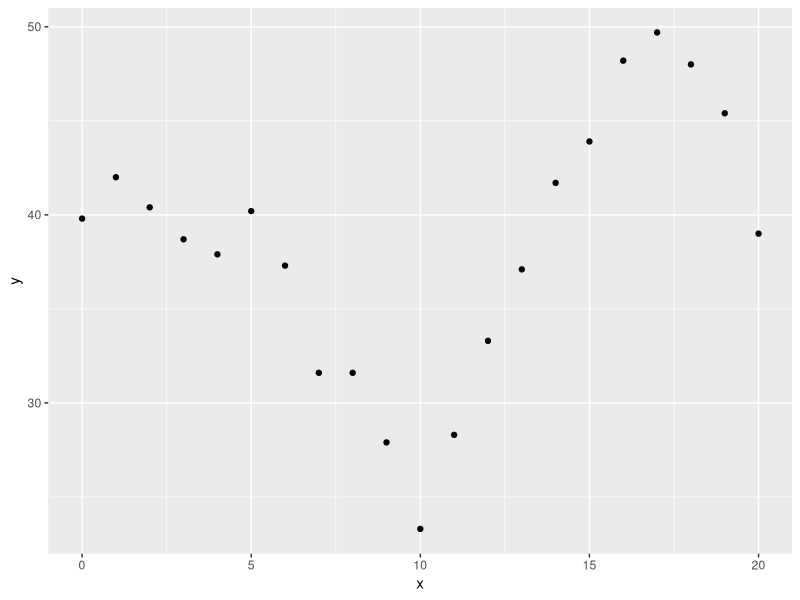
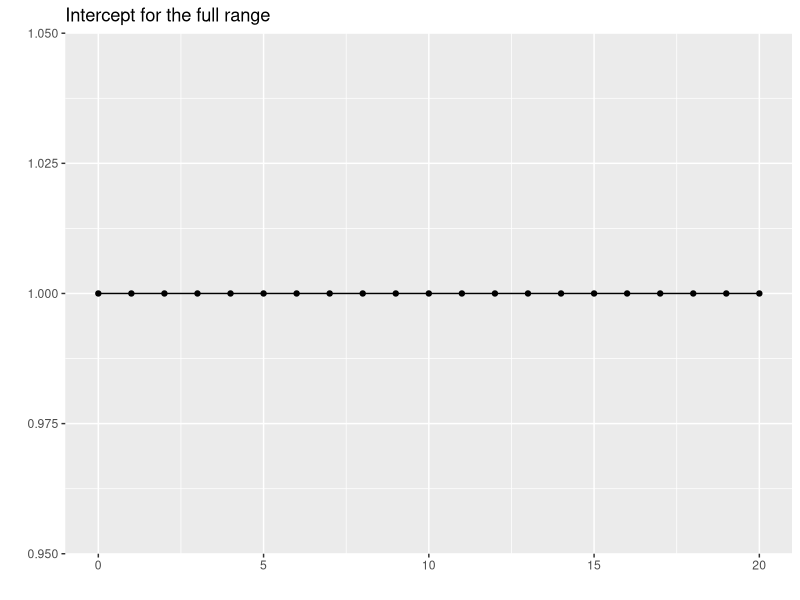
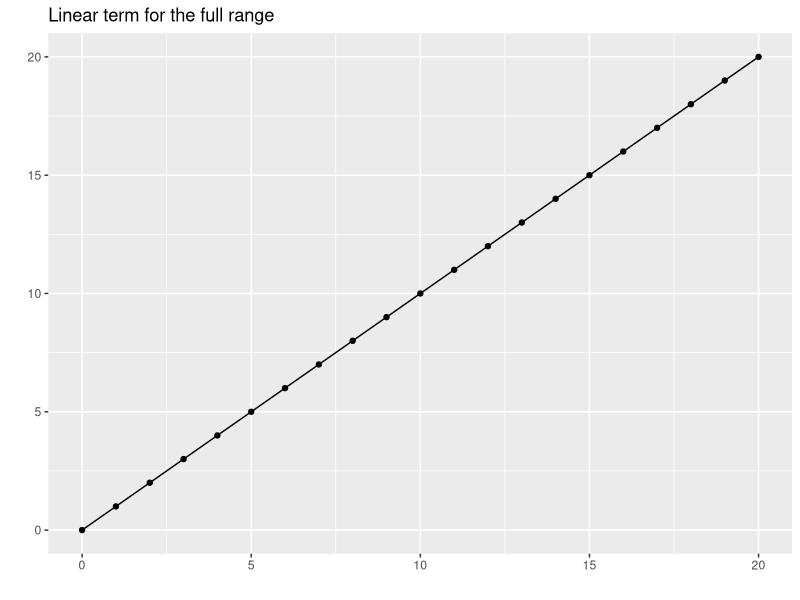
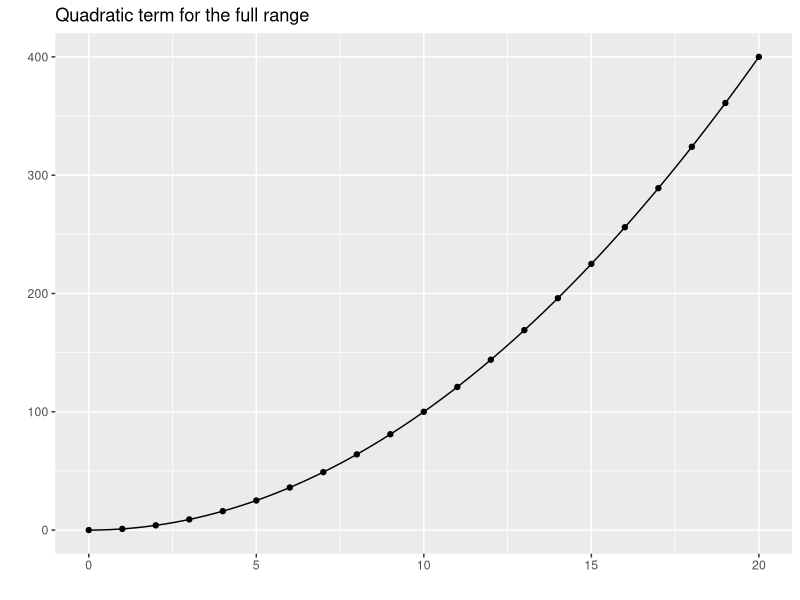
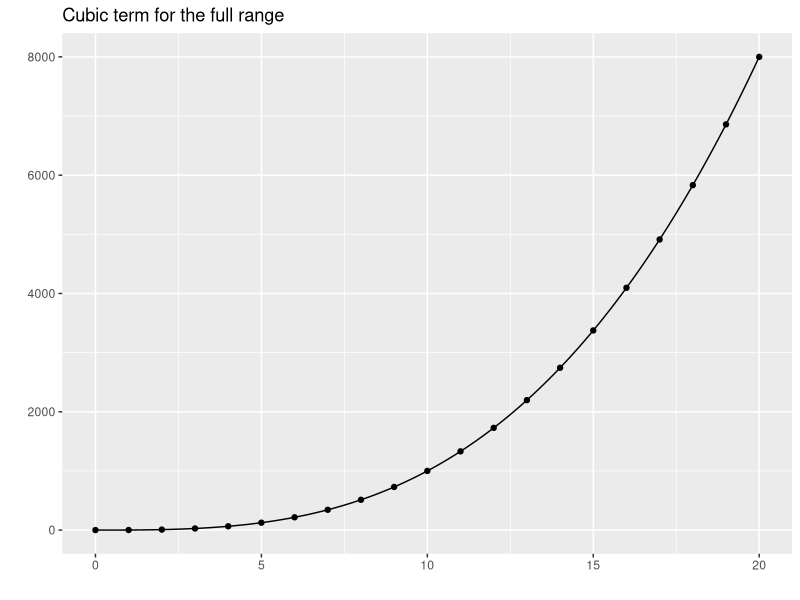
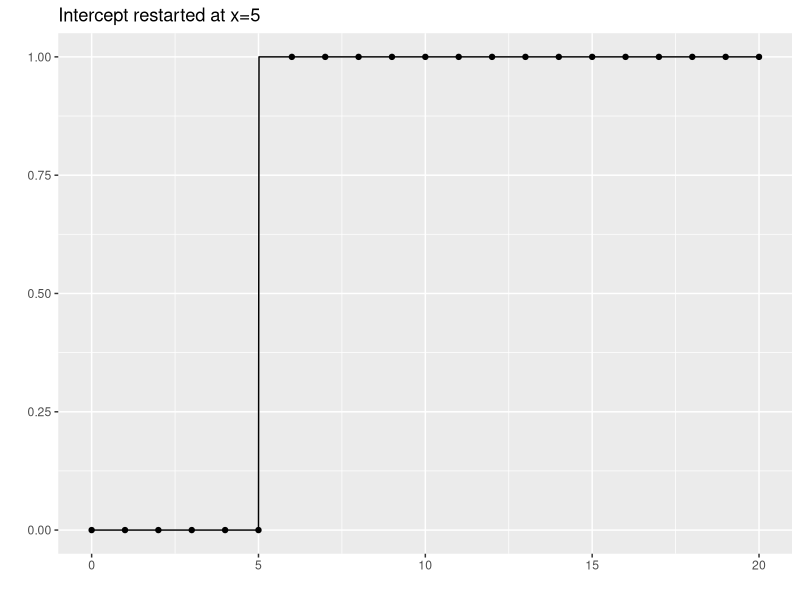
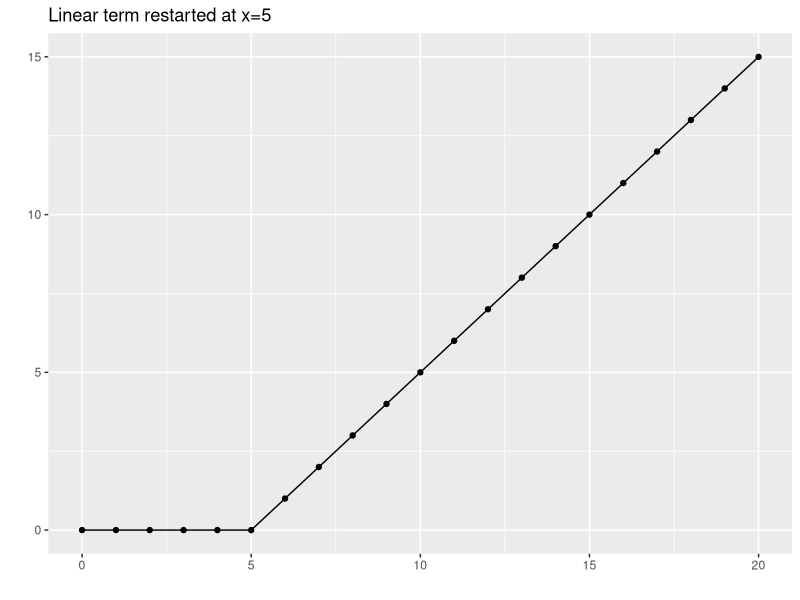
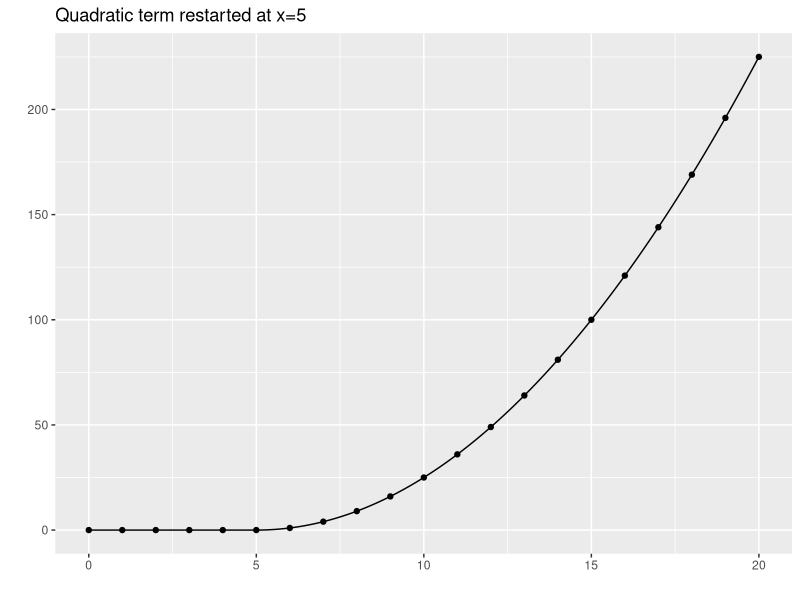

Recreate these plots in R, in order.
## ---- chunk 1
suppressMessages(suppressWarnings(library(broom)))
suppressMessages(suppressWarnings(library(dplyr)))
suppressMessages(suppressWarnings(library(Hmisc)))
suppressMessages(suppressWarnings(library(knitr)))
suppressMessages(suppressWarnings(library(magrittr)))
suppressMessages(suppressWarnings(library(rms)))
suppressMessages(suppressWarnings(library(splines)))
suppressMessages(suppressWarnings(library(tidyr)))
## ---- chunk 2
library(ggplot2)
x <- 0:20
y <- rep(40, 21)
y[6:21] <- y[6:21]-3*(0:15)
y[11:21] <- y[11:21]+7*(0:10)
y[16:21] <- y[16:21]-(0:5)^2
y <- y+round(rnorm(21), 1)
simulated_example <- data.frame(x, y)
simulated_example
ggplot(simulated_example, aes(x, y)) +
  geom_point()
## ---- chunk 3
x <- c(0:20, setdiff(seq(0, 20, by=1/64), 0:20))
## ---- chunk 4
xm <- data.frame(
  c1 =rep(1, length(x)),
  c2 =x,
  c3 =x^2,
  c4 =x^3,
  c5 =(x> 5)*rep(1, length(x)),
  c6 =(x> 5)*(x- 5),
  c7 =(x> 5)*(x- 5)^2,
  c8 =(x> 5)*(x- 5)^3,
  c9 =(x>10)*rep(1, length(x)),
  c10=(x>10)*(x-10),
  c11=(x>10)*(x-10)^2,
  c12=(x>10)*(x-10)^3,
  c13=(x>15)*rep(1, length(x)),
  c14=(x>15)*(x-15),
  c15=(x>15)*(x-15)^2,
  c16=(x>15)*(x-15)^3,
  x=x,
  y=NA
)
xm$y[1:21] <- y
## ---- chunk 5
display_curve <- function(dat, lb) {
  # Plot a line connecting the points in dat
  # Assume that column 1 is x and column 2 is y
  # Work with either a data frame or matrix
  dat %>%
    data.frame %>%
    select(1:2) %>%
    set_names(c("x", "y")) %>%
    ggplot(aes(x, y)) +
      ggtitle(lb) +
      geom_line() +
      xlab(" ") +
      ylab(" ")
}

display_dots <- function(cplot, dat) {
  # Add dots in dat to an existing graph
  # Assume that column 1 is x and column 2 is y
  # Work with either a data frame or matrix
  dat %>%
    data.frame %>%
    set_names(c("x", "y")) -> df
  cplot + geom_point(data=df, aes(x, y))
}

lb1 <- rep(c("Intercept", "Linear term", "Quadratic term", "Cubic term"), 4)
lb2 <- rep(c("for the full range", "restarted at x=5", "restarted at x=10", "restarted at x=15"), each=4)
lb <- paste(lb1, lb2)

for (j in 1:16) {
  dat <- xm[ , c("x",  paste0("c", j))]
  display_curve(dat, lb[j]) %>%
    display_dots(dat[1:21, ]) %>%
    plot
}

## ---- chunk 6
kable(xm[1:21, 1:4])
## ---- chunk 7

lm(y~c2+c3+c4, data=xm) %>%
  augment(newdata=xm) %>%
  select(c2, .fitted) %>%
    display_curve("Single cubic fit") %>%
    display_dots(simulated_example)
## ---- chunk 8
kable(xm[1:20, ])
## ---- chunk 9
lm(y~c2+c3+c4+c5+c6+c7+c8+c9+c10+c11+c12+c13+c14+c15+c16, data=xm)  %>%
  augment(newdata=xm) %>%
  select(c2, .fitted) %>%
    display_curve("Discontinous cubic splines") %>%
    display_dots(simulated_example)
## ---- chunk 10
kable(xm[1:20, c(1:4, 6:8, 10:12, 14:16)])
lm(y~c2+c3+c4+c6+c7+c8+c10+c11+c12+c14+c15+c16, data=xm)  %>%
  augment(newdata=xm) %>%
  select(c2, .fitted) %>%
    display_curve("Continuous but not smooth cubic splines") %>%
    display_dots(simulated_example)
## ---- chunk 11
kable(xm[1:20, c(1:4, 7:8, 11:12, 15:16)])
lm(y~c2+c3+c4+c7+c8+c11+c12+c15+c16, data=xm) %>%
  augment(newdata=xm) %>%
  select(c2, .fitted) %>%
    display_curve("Continuous and smooth (1st derivative) cubic splines") %>%
    display_dots(simulated_example)
## ---- chunk 12
kable(xm[1:20, c(1:4, 8, 12, 16)])
lm(y~c2+c3+c4+c8+c12+c16, data=xm) %>%
  augment(newdata=xm) %>%
  select(c2, .fitted) %>%
    display_curve("Continous and smooth (1st and 2nd derivatives) cubic splines") %>%
    display_dots(simulated_example)
## ---- chunk 13
round(cor(xm[c(2:4, 8, 12, 16)]), 2)
## ---- chunk 14
cubic_spline <- bs(xm$c2, knots=c(5, 10, 15), degree=3, intercept=TRUE)
kable(cubic_spline[1:21, ])
## ---- chunk 15
for (j in 1:dim(cubic_spline)[2]) {
  dat <- cbind(xm$c2, cubic_spline[ , j])
  display_curve(dat, "Cubic B-spline terms") %>%
    display_dots(dat[1:21, ]) %>%
    plot
}
## ---- chunk 16
round(cor(cubic_spline), 1)
## ---- chunk 17
lm(xm$y~cubic_spline) %>%
  augment(newdata=xm) %>%
  select(c2, .fitted) %>%
    display_curve("Cubic spline fit to the data") %>%
    display_dots(simulated_example)
## ---- chunk 18
linear_spline <- bs(xm$c2, knots=c(5, 10, 15), degree=1, intercept=TRUE)
kable(linear_spline[1:21, ])
## ---- chunk 19
for (j in 1:dim(linear_spline)[2]) {
  dat <- cbind(xm$c2, linear_spline[ , j])
  display_curve(dat, "Linear B-spline terms") %>%
    display_dots(dat[1:21, ]) %>%
    plot
}
## ---- chunk 20
lm(xm$y~linear_spline) %>%
  augment(newdata=xm) %>%
  select(c2, .fitted) %>%
    display_curve("Linear spline fit to the data") %>%
    display_dots(simulated_example)
## ---- chunk 21
quadratic_spline <- bs(xm$c2, knots=c(5, 10, 15), degree=2, intercept=TRUE)
kable(quadratic_spline[1:21, ])
## ---- chunk 22
for (j in 1:dim(quadratic_spline)[2]) {
  dat <- cbind(xm$c2, quadratic_spline[ , j])
  display_curve(dat, "Quadratic B-spline terms") %>%
    display_dots(dat[1:21, ]) %>%
    plot
}
## ---- chunk 23
lm(xm$y~quadratic_spline) %>%
  augment(newdata=xm) %>%
  select(c2, .fitted) %>%
    display_curve("Quadratic spline fit to the data") %>%
    display_dots(simulated_example)
## ---- chunk 24
natural_spline <- ns(xm$c2, knots=c(5, 10, 15), intercept=TRUE)
kable(natural_spline[1:21, ])
## ---- chunk 25
extended_x <- seq(-5, 25, by=1/64)
extended_spline <- predict(natural_spline, extended_x)
for (j in 1:dim(extended_spline)[2]) {
  dat <- cbind(extended_x, extended_spline[ , j])
  spline_dots <- cbind(0:20, extended_spline[extended_x %in% 0:20, j])
  display_curve(dat, "Natural spline terms") %>%
    display_dots(spline_dots) %>%
    plot
}
## ---- chunk 26
extended_y <- rep(NA, length(extended_x))
extended_y[extended_x %in% 0:20] <- simulated_example$y
lm(extended_y~extended_spline) %>%
  augment(newdata=extended_spline) %>%
  data.frame(c2=extended_x) %>%
  select(c2, .fitted) %>%
    display_curve("Natural spline fit to the data") %>%
    display_dots(simulated_example)
## ---- chunk 27
for (k in 3:7) {
  knots <- 20*((1:k)-0.5)/k
  lm(y~bs(c2, knots=knots), data=xm) -> rcs_fit
  # lm(y~rcs(c2, k), data=xm) -> rcs_fit
  ti <- paste0(k, " knots, AIC = ", round(AIC(rcs_fit), 1), ", BIC = ", round(BIC(rcs_fit), 1))
  rcs_fit %>%
    augment(newdata=xm) %>%
    select(c2, .fitted) %>%
      display_curve(ti) %>%
      display_dots(simulated_example) -> cplot
    plot(cplot + geom_vline(xintercept=knots, color="black", linetype="dotted"))
}
## ---- chunk 28
for (k in 3:7) {
  knots <- k + c(0, 5, 10)
  lm(y~bs(c2, knots=knots), data=xm) -> rcs_fit
  # lm(y~rcs(c2, k), data=xm) -> rcs_fit
  ti <- paste0("Knots at ", paste(knots, collapse=", "))
  rcs_fit %>%
    augment(newdata=xm) %>%
    select(c2, .fitted) %>%
      display_curve(ti) %>%
      display_dots(simulated_example) -> cplot
    plot(cplot + geom_vline(xintercept=knots, color="black", linetype="dotted"))
}
